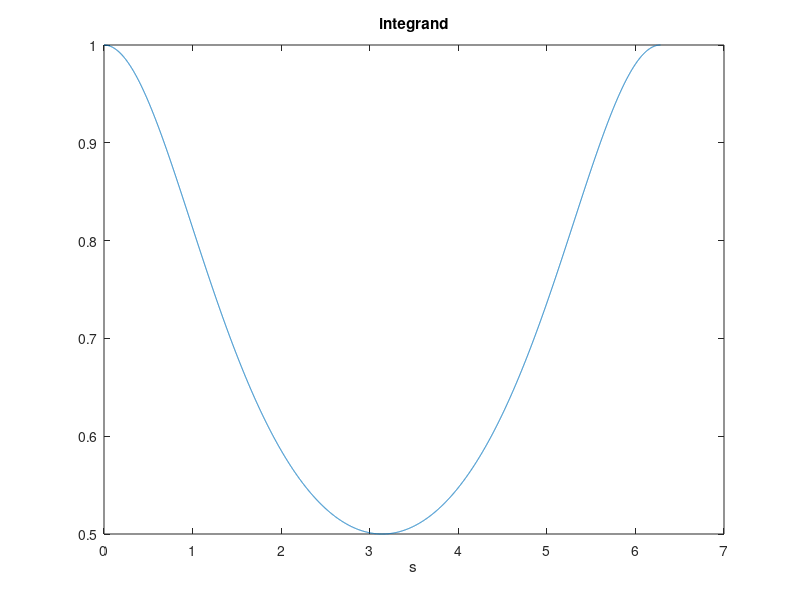
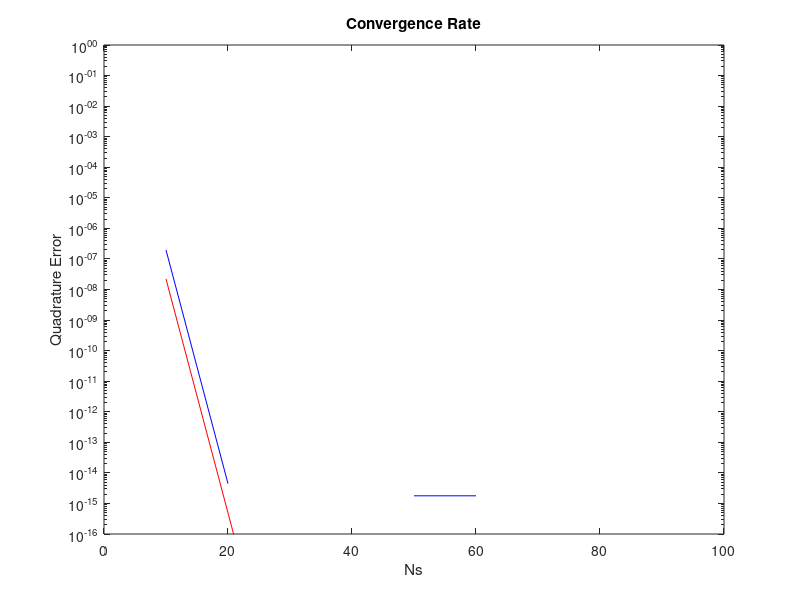
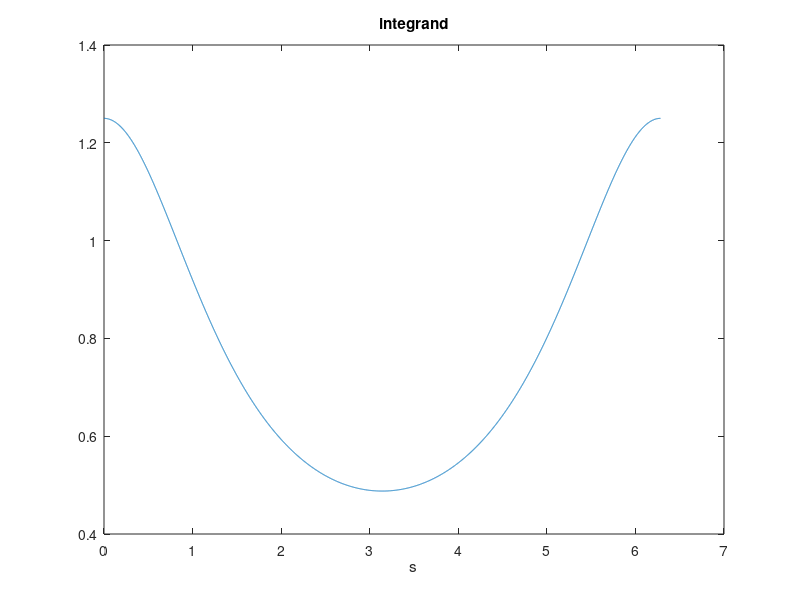
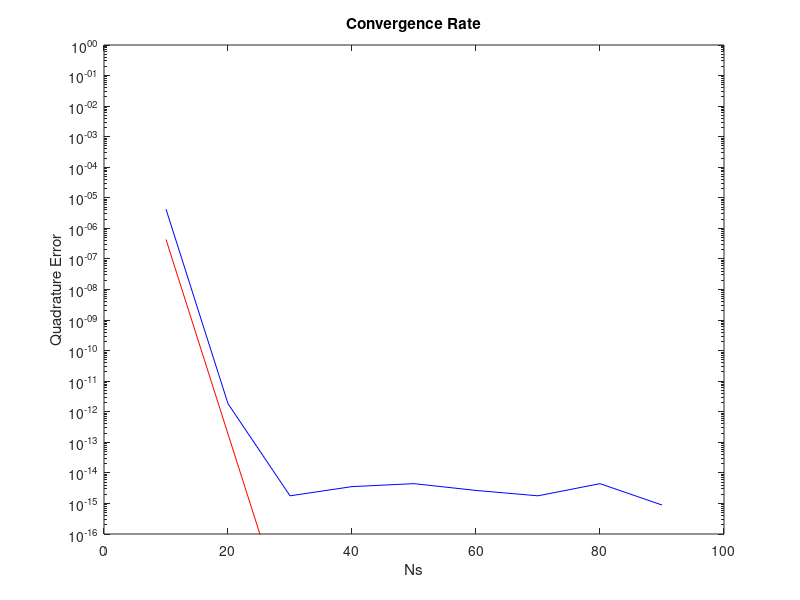

Here is the MATLAB script that generated these plots, in order:
%Exercise 2
%Exercise_2 
%Template code for convergence of PTR. Also serves as Matlab warm up.
% Barnett 6/5/14

%Regarding Exercise 3: does the target point x correspond to a? And 
%Does a approach the unit circle as it gets closer to 1??
          

%a = 0.1; %as a gets smaller, alpha gets smaller, 
          %and the convergence slows
          
          %f is vertically stretched / the parabola narrows 
          
for a=1:-0.2:0.3           

    f = @(s) a./(a^2+sin(s/2).^2);  % note elementwise ops
    s=0:1e-3:2*pi; figure; 
    plot(s,f(s),'-'); xlabel('s'); title('integrand');
    Ns = 10:10:100;   % convergence study.
    Is = 0*Ns;   % will get filled by you with each I_N looping over N's

    for i=1:numel(Ns), N = Ns(i);
      % ... insert quadrature here for Is(i) = I_N.
      w = 2*pi/N;
      j = 1:N;
      sj = 2*pi*j/N ; 
      Is(i) = sum(w*f(sj));
      fprintf('N=%d\t I_N = %.16g\n',N,Is(i))
    end

    %Taking convergence value of max N to be real value
    realValue = Is(numel(Ns));

    %Compute error for each Is(i)
    err = abs(Is-realValue);

    alpha = 2*imag(asin(1i*a));

    %By Davis Theorem, convergence  = 
    convergence = exp(-alpha*Ns) ; 

    %Convergence type?
    figure;
    semilogy(Ns, err, 'b'); hold on;
    plot(Ns, convergence, 'r-'); 
    xlabel('Ns'); title('Convergence Rate'); ylabel('Quadrature Error');
    v = axis; v(3:4)=[1e-16 1]; axis(v);

    
end
